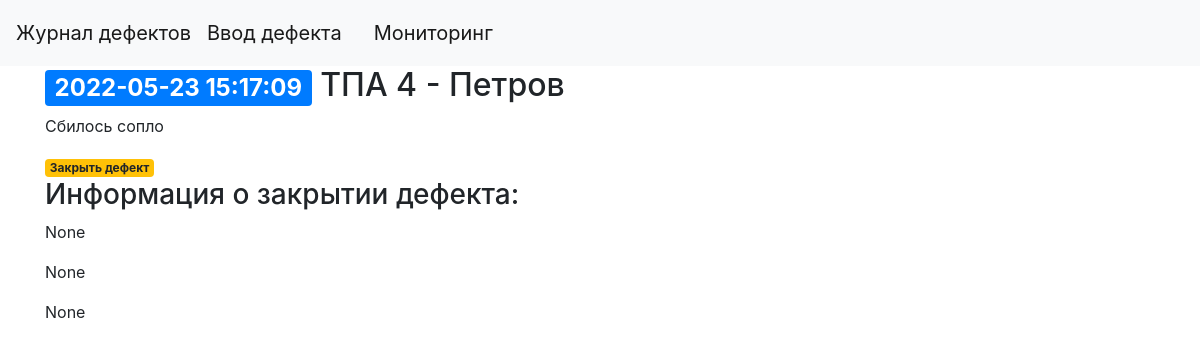
/2, run on the app's committed database.
### tables this page shows
CREATE TABLE defects (
    id INTEGER PRIMARY KEY AUTOINCREMENT,
    time_start TIMESTAMP NOT NULL DEFAULT CURRENT_TIMESTAMP,
    number INTEGER NOT NULL,
    equipment TEXT NOT NULL,
    description TEXT NOT NULL,
    user_start TEXT NOT NULL,
    time_finish TIMESTAMP,
    fix_descr TEXT,
    repairman TEXT,
    created TIMESTAMP NOT NULL DEFAULT CURRENT_TIMESTAMP,
    fixed TIMESTAMP
);

### app.py (the view)
@app.route('/<int:defect_id>')
def defect(defect_id):
    defect = get_defect(defect_id)
    return render_template('defect.html', defect=defect)

### app.py (called while the page is built)
def get_db_connection():
    conn = sqlite3.connect('database.db')
    conn.row_factory = sqlite3.Row
    return conn

def get_defect(defect_id):
    conn = get_db_connection()
    defect = conn.execute('SELECT * FROM defects WHERE id = ?',
                        (defect_id,)).fetchone()
    conn.close()
    if defect is None:
        abort(404)
    return defect

### templates/defect.html
{% extends 'base.html' %}
{% block content %}
    <h2>{% block title %}  <span class="badge badge-primary">{{ defect['time_start'] }}</span>
        {{ defect['equipment'] }} {{ defect['number'] }} - {{ defect['user_start'] }} {% endblock %}</h2>
    <p>{{ defect['description'] }}</p>
        <a href="{{ url_for('edit', id=defect['id']) }}">
            <span class="badge badge-warning">Закрыть дефект</span>
        </a>
    <h3>Информация о закрытии дефекта:</h3>
    <p>{{ defect['time_finish'] }}</p>
    <p>{{ defect['fix_descr'] }}</p>
    <p>{{ defect['repairman'] }}</p>
{% endblock %}

### data on the page
defects: time_start "2022-05-23 15:17:09", equipment "ТПА", number "4", user_start "Петров", description "Сбилось сопло"

### other printed values
{{ defect['time_finish'] }} "None"
{{ defect['fix_descr'] }} "None"
{{ defect['repairman'] }} "None"
